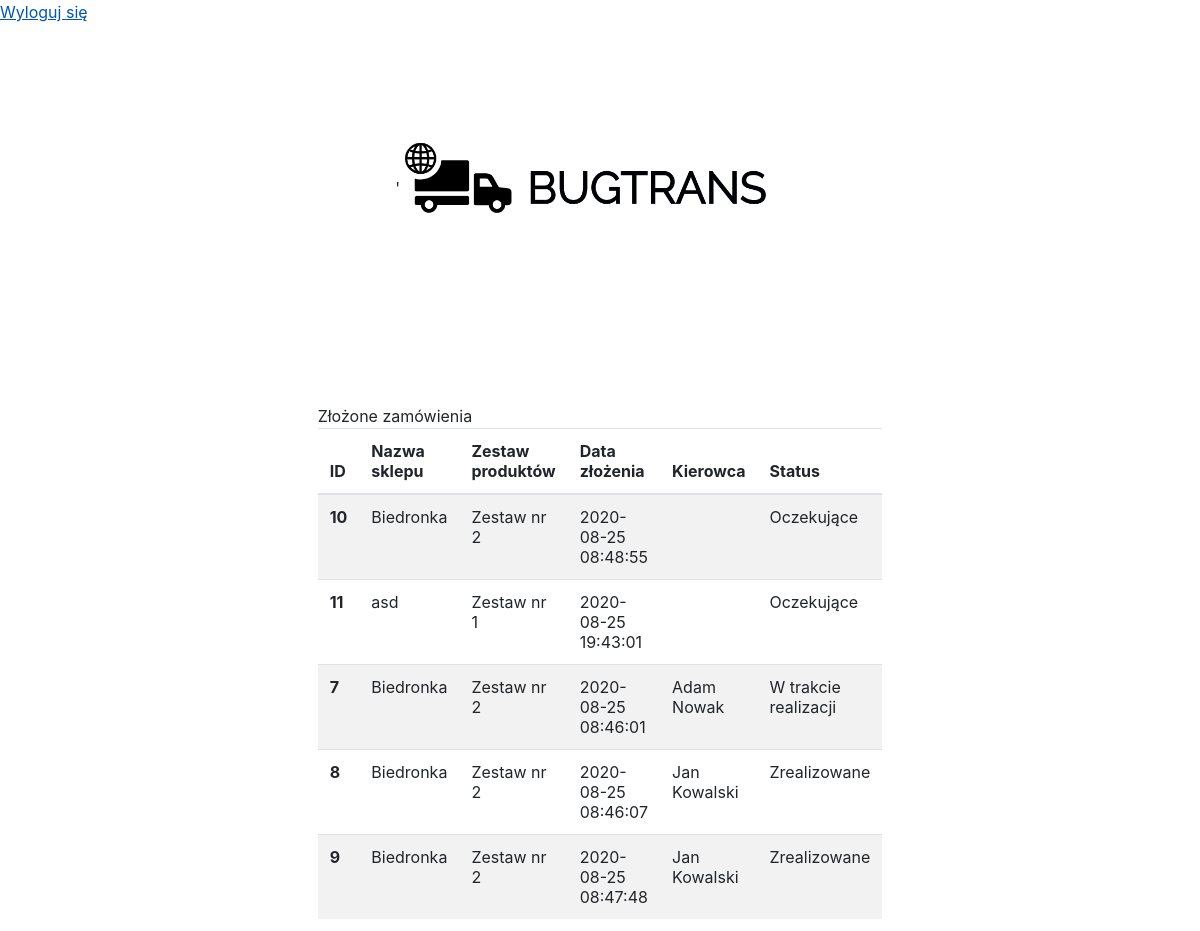
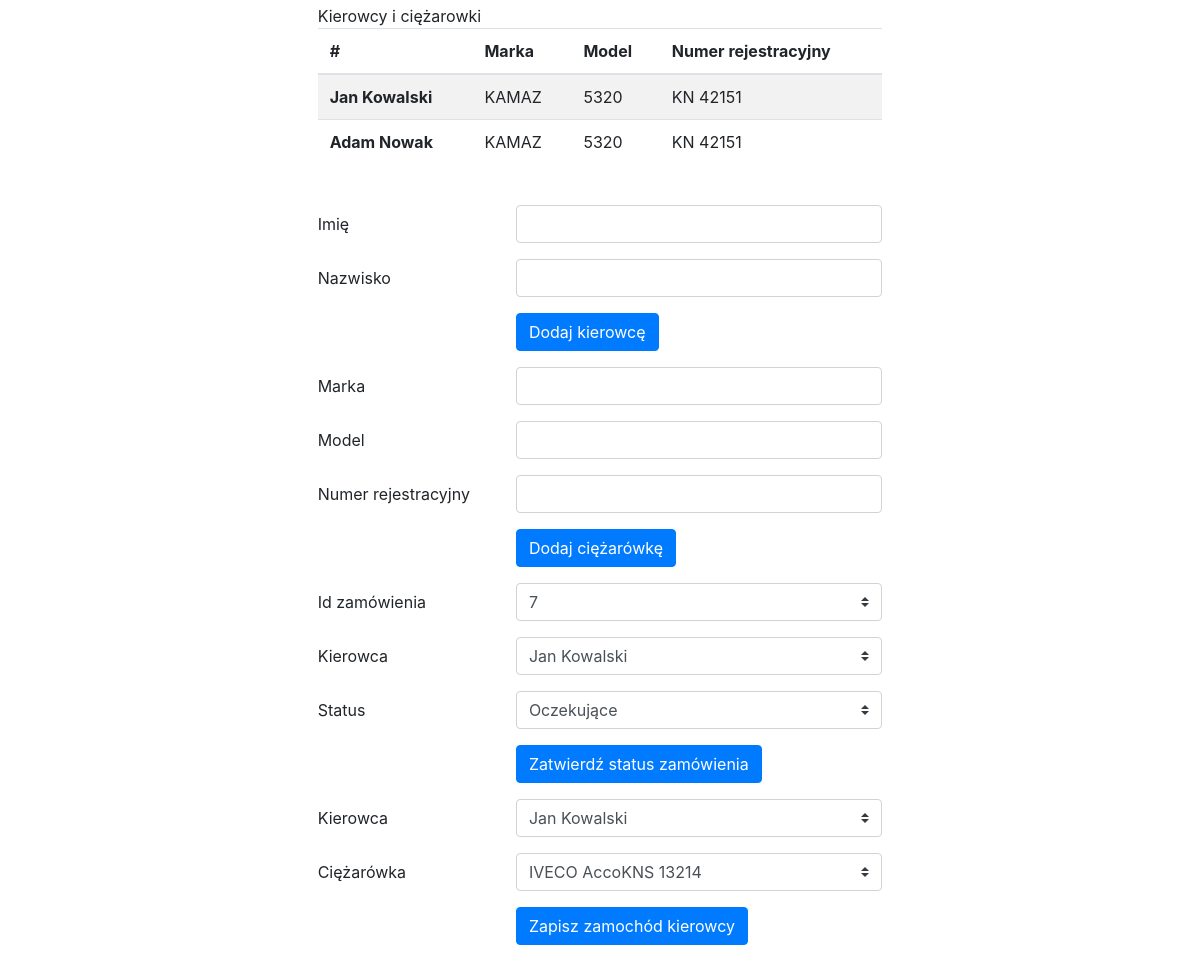
The page /bugtrans/panel_admina.php on the database its author committed (2 pictures, top to bottom).
### tables this page shows
CREATE TABLE `zamowienia` (
  `id_zamowienia` int(11) NOT NULL,
  `id_sklepu` int(11) NOT NULL,
  `id_statusu` int(11) NOT NULL DEFAULT 1,
  `id_kierowcy` int(11) DEFAULT 1,
  `id_zestawu` int(11) NOT NULL,
  `data` timestamp NOT NULL DEFAULT current_timestamp()
);

CREATE TABLE `sklepy` (
  `id_sklepu` int(11) NOT NULL,
  `id_konta` int(11) NOT NULL,
  `nazwa` varchar(20) NOT NULL,
  `miasto` varchar(20) NOT NULL,
  `ulica` varchar(20) NOT NULL,
  `kod_pocztowy` varchar(20) NOT NULL
);

CREATE TABLE `zestawy` (
  `id_zestawu` int(11) NOT NULL,
  `zestaw` varchar(20) NOT NULL
);

CREATE TABLE `statusy` (
  `id_statusu` int(11) NOT NULL,
  `status` varchar(20) NOT NULL
);

CREATE TABLE `kierowcy` (
  `id_kierowcy` int(11) NOT NULL,
  `imie` varchar(20) NOT NULL,
  `nazwisko` varchar(20) NOT NULL,
  `id_ciezarowki` int(11) DEFAULT NULL
);

CREATE TABLE `ciezarowki` (
  `id_ciezarowki` int(11) NOT NULL,
  `marka` varchar(20) NOT NULL,
  `model` varchar(20) NOT NULL,
  `nr_rejestracyjny` varchar(20) NOT NULL
);

### bugtrans/panel_admina.php (the view, shortened to what this page needs)
<?php
include 'connection.php';
?>
<html>
	<head>
		<link rel="stylesheet" type="text/css" href="style.css">
       <link rel="stylesheet" href="https://stackpath.bootstrapcdn.com/bootstrap/4.1.3/css/bootstrap.min.css">
   <link rel="stylesheet" href="https://maxcdn.bootstrapcdn.com/font-awesome/4.7.0/css/font-awesome.min.css">
    <a class="logout" href="wyloguj.php">Wyloguj się</a>
	</head>
	<body>
		<div class="grid-container">
  			<div class="logo">'
  				<img src="img/logo.png">
  			</div>
  			<div class="auth_options">
          <table id="tablePreview" class="table table-striped">
  <thead>
    <tr>
      <th>ID</th>
      <th>Nazwa sklepu</th>
      <th>Zestaw produktów</th>
      <th>Data złożenia</th>
      <th>Kierowca</th>
      <th>Status</th>
    </tr>
  </thead>
  <tbody>
    <?php
      $q = "SELECT * FROM zamowienia INNER JOIN sklepy ON zamowienia.id_sklepu=sklepy.id_sklepu INNER JOIN zestawy ON zamowienia.id_zestawu=zestawy.id_zestawu INNER JOIN statusy ON zamowienia.id_statusu=statusy.id_statusu INNER JOIN kierowcy ON zamowienia.id_kierowcy=kierowcy.id_kierowcy;";
      $w = $db->prepare($q);
      $w->execute();
      while($r = $w->fetch(PDO::FETCH_ASSOC)){
      echo "<tr><th scope='row'>".$r['id_zamowienia']."</th><td>".$r['nazwa']."</td><td>".$r['zestaw']."</td><td>".$r['data']."</td><td>".$r['imie']." ".$r['nazwisko']."</td><td>".$r['status']."</td></tr>";
      }
    ?>
  </tbody>
            <table id="tablePreview" class="table table-striped">
  <thead>
    <tr>
      <th>#</th>
      <th>Marka</th>
      <th>Model</th>
      <th>Numer rejestracyjny</th>
    </tr>
  </thead>
  <tbody>
    <?php
      $q = "SELECT * FROM kierowcy INNER JOIN ciezarowki ON kierowcy.id_ciezarowki=ciezarowki.id_ciezarowki;";
      $w = $db->prepare($q);
      $w->execute();
      while($r = $w->fetch(PDO::FETCH_ASSOC)){
      echo "<tr><th scope='row'>".$r['imie']." ".$r['nazwisko']."</th><td>".$r['marka']."</td><td>".$r['model']."</td><td>".$r['nr_rejestracyjny']."</td></tr>";
      }
    ?>
  </tbody>
  <link rel="stylesheet" href="https://stackpath.bootstrapcdn.com/bootstrap/4.1.3/css/bootstrap.min.css">
<link rel="stylesheet" href="https://maxcdn.bootstrapcdn.com/font-awesome/4.7.0/css/font-awesome.min.css">
</table>
  			</div>
  			<div class="footer">
<form action="dodaj_kierowce.php" method="POST">
  <div class="form-group row">
    <label for="text" class="col-4 col-form-label">Imię</label>
    <div class="col-8">
      <input id="imie" name="imie" type="text" class="form-control">
    </div>
  </div>
  <div class="form-group row">
    <label for="text" class="col-4 col-form-label">Nazwisko</label>
    <div class="col-8">
      <input id="text" name="nazwisko" type="text" class="form-control">
    </div>
  </div>
  <div class="form-group row">
    <div class="offset-4 col-8">
      <button name="submit" type="submit" class="btn btn-primary">Dodaj kierowcę</button>
    </div>
  </div>
</form>
<form action="dodaj_ciezarowke.php" method="POST">
  <div class="form-group row">
    <label for="marka" class="col-4 col-form-label">Marka</label>
    <div class="col-8">
      <input id="marka" name="marka" type="text" class="form-control">
    </div>
  </div>
  <div class="form-group row">
    <label for="model" class="col-4 col-form-label">Model</label>
    <div class="col-8">
      <input id="model" name="model" type="text" class="form-control">
    </div>
  </div>
  <div class="form-group row">
    <label for="nr_rejestracyjny" class="col-4 col-form-label">Numer rejestracyjny</label>
    <div class="col-8">
      <input id="nr_rejestracyjny" name="nr_rejestracyjny" type="text" class="form-control">
    </div>
  </div>
  <div class="form-group row">
    <div class="offset-4 col-8">
      <button name="submit" type="submit" class="btn btn-primary">Dodaj ciężarówkę</button>
    </div>
  </div>
</form>
  				<form method="POST" action="edytuj_zamowienie.php?id=1">
  <div class="form-group row">
    <label for="sklep" class="col-4 col-form-label">Id zamówienia</label>
    <div class="col-8">
      <select id="sklep" name="id_zamowienia" class="custom-select" required="required">
    <?php
      $query = "SELECT * FROM zamowienia";
    $wynik = $db->prepare($query);
    $wynik->execute();
    while($result = $wynik->fetch(PDO::FETCH_ASSOC)){
      echo "<option value=".$result['id_zamowienia'].">".$result['id_zamowienia']."</option>";
    }
    ?>
      </select>
    </div>
  </div>
  <div class="form-group row">
    <label for="sklep" class="col-4 col-form-label">Kierowca</label>
    <div class="col-8">
      <select id="sklep" name="id_kierowcy" class="custom-select" required="required">
    <?php
      $query = "SELECT * FROM kierowcy WHERE id_kierowcy > 1";
    $wynik = $db->prepare($query);
    $wynik->execute();
    while($result = $wynik->fetch(PDO::FETCH_ASSOC)){
      echo "<option value=".$result['id_kierowcy'].">".$result['imie']." ".$result['nazwisko']."</option>";
    }
    ?>
      </select>
    </div>
  </div>
  <div class="form-group row">
    <label for="select" class="col-4 col-form-label">Status</label>
    <div class="col-8">
      <select id="select" name="id_statusu" class="custom-select">
    <?php
      $query = "SELECT * FROM statusy";
    $wynik = $db->prepare($query);
    $wynik->execute();
    while($result = $wynik->fetch(PDO::FETCH_ASSOC)){
      echo "<option value=".$result['id_statusu'].">".$result['status']."</option>";
    }
    ?>
      </select>
    </div>
  </div>
  <div class="form-group row">
    <div class="offset-4 col-8">
      <button name="submit" type="submit" class="btn btn-primary">Zatwierdź status zamówienia</button>
    </div>
  </div>
</form>
<form method="POST" action="edytuj_kierowce.php">
  <div class="form-group row">
    <label for="sklep" class="col-4 col-form-label">Kierowca</label>
    <div class="col-8">
      <select id="sklep" name="id_kierowcy" class="custom-select" required="required">
    <?php
      $query = "SELECT * FROM kierowcy WHERE id_kierowcy > 1";
    $wynik = $db->prepare($query);
    $wynik->execute();
    while($result = $wynik->fetch(PDO::FETCH_ASSOC)){
      echo "<option value=".$result['id_kierowcy'].">".$result['imie']." ".$result['nazwisko']."</option>";
    }
    ?>
      </select>
    </div>
  </div>
  <div class="form-group row">
    <label for="select" class="col-4 col-form-label">Ciężarówka</label>
    <div class="col-8">
      <select id="select" name="id_ciezarowki" class="custom-select">
    <?php
      $query = "SELECT ciezarowki.id_ciezarowki,ciezarowki.marka,ciezarowki.model,ciezarowki.nr_rejestracyjny FROM ciezarowki LEFT JOIN kierowcy ON ciezarowki.id_ciezarowki=kierowcy.id_ciezarowki WHERE kierowcy.id_ciezarowki IS NULL";
    $wynik = $db->prepare($query);
    $wynik->execute();
    while($result = $wynik->fetch(PDO::FETCH_ASSOC)){
      echo "<option value=".$result['id_ciezarowki'].">".$result['marka']." ".$result['model'].$result['nr_rejestracyjny']."</option>";
    }
    ?>
      </select>
    </div>
  </div>
  <div class="form-group row">
    <div class="offset-4 col-8">
      <button name="submit" type="submit" class="btn btn-primary">Zapisz zamochód kierowcy</button>
    </div>
  </div>
</form>
  			</div>
		</div>
	</body>
</html>

### bugtrans/style.css (style rules this page uses)
.grid-container { display: grid; grid-template-columns: 1fr 1.5fr 1fr; grid-template-rows: 0.5fr 1fr 0.2fr; gap: 1px 1px; grid-template-areas: ". logo ." ". auth_options ." ". footer ."; }
.logo { grid-area: logo; margin: auto; }
.auth_options { grid-area: auth_options; margin: auto; }
.footer { grid-area: footer; }
.logout { position: fixed; margin-top: 0px; margin-left: 0px; }

### rows shown on the page
zamowienia: id_zamowienia "10", id_sklepu.nazwa "Biedronka", id_zestawu.zestaw "Zestaw nr 2", data "2020-08-25 08:48:55", id_statusu.status "Oczekujące"
zamowienia: id_zamowienia "11", id_sklepu.nazwa "asd", id_zestawu.zestaw "Zestaw nr 1", data "2020-08-25 19:43:01", id_statusu.status "Oczekujące"
zamowienia: id_zamowienia "7", id_sklepu.nazwa "Biedronka", id_zestawu.zestaw "Zestaw nr 2", data "2020-08-25 08:46:01", id_kierowcy.imie "Adam", id_kierowcy.nazwisko "Nowak", id_statusu.status "W trakcie realizacji"
zamowienia: id_zamowienia "8", id_sklepu.nazwa "Biedronka", id_zestawu.zestaw "Zestaw nr 2", data "2020-08-25 08:46:07", id_kierowcy.imie "Jan", id_kierowcy.nazwisko "Kowalski", id_statusu.status "Zrealizowane"
zamowienia: id_zamowienia "9", id_sklepu.nazwa "Biedronka", id_zestawu.zestaw "Zestaw nr 2", data "2020-08-25 08:47:48", id_kierowcy.imie "Jan", id_kierowcy.nazwisko "Kowalski", id_statusu.status "Zrealizowane"
kierowcy: imie "Jan", nazwisko "Kowalski", id_ciezarowki.marka "KAMAZ", id_ciezarowki.model "5320", id_ciezarowki.nr_rejestracyjny "KN 42151"
kierowcy: imie "Adam", nazwisko "Nowak", id_ciezarowki.marka "KAMAZ", id_ciezarowki.model "5320", id_ciezarowki.nr_rejestracyjny "KN 42151"

### other values the page prints
form field id_zamowienia "7"
form field id_kierowcy "Jan Kowalski"
form field id_statusu "Oczekujące"
form field id_ciezarowki "IVECO AccoKNS 13214"
